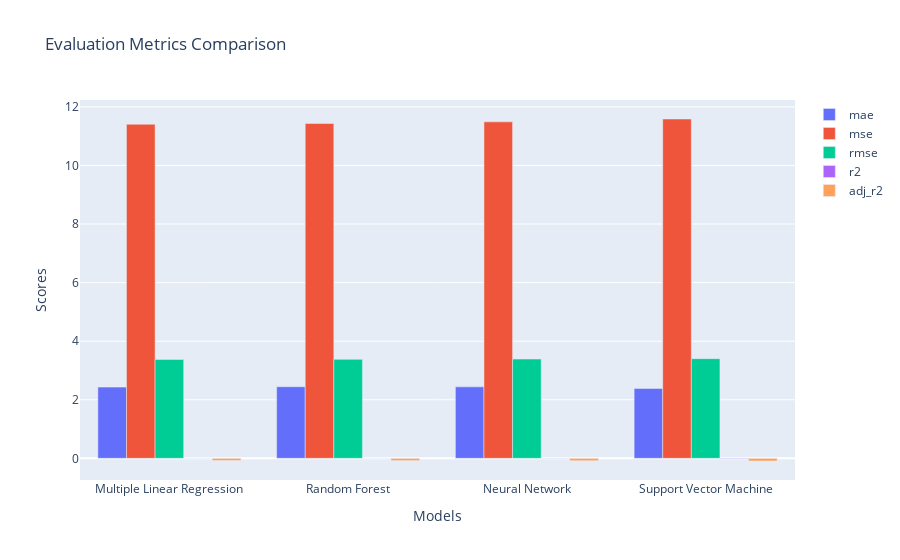

The notebook cell saved with this chart:
### Code cell
# Extracting model names and metric scores
model_names = [d['model'] for d in regression_stats_val]
metric_labels = list(regression_stats_val[0].keys())[1:]
metric_scores = {metric: [d[metric] for d in regression_stats_val] for metric in metric_labels}

# Plotting the bar chart
fig = go.Figure()

for metric in metric_labels:
    fig.add_trace(go.Bar(
        x=model_names,
        y=metric_scores[metric],
        name=metric
    ))

# Updating the layout
fig.update_layout(
    title='Evaluation Metrics Comparison',
    xaxis_title='Models',
    yaxis_title='Scores',
    barmode='group'
)

# Display the plot
fig.show()

### Figure 1 — Plotly figure (JSON) as saved in the notebook; plotly's stock layout.template omitted (floating-point values rounded to 4 significant figures)
{"data": [{"name": "mae", "type": "bar", "x": ["Multiple Linear Regression", "Random Forest", "Neural Network", "Support Vector Machine"], "y": [2.432, 2.444, 2.44, 2.384]}, {"name": "mse", "type": "bar", "x": ["Multiple Linear Regression", "Random Forest", "Neural Network", "Support Vector Machine"], "y": [11.41, 11.43, 11.49, 11.59]}, {"name": "rmse", "type": "bar", "x": ["Multiple Linear Regression", "Random Forest", "Neural Network", "Support Vector Machine"], "y": [3.377, 3.381, 3.39, 3.404]}, {"name": "r2", "type": "bar", "x": ["Multiple Linear Regression", "Random Forest", "Neural Network", "Support Vector Machine"], "y": [0.001819, -0.0002964, -0.005382, -0.01384]}, {"name": "adj_r2", "type": "bar", "x": ["Multiple Linear Regression", "Random Forest", "Neural Network", "Support Vector Machine"], "y": [-0.07364, -0.07591, -0.08138, -0.09049]}], "layout": {"barmode": "group", "title": {"text": "Evaluation Metrics Comparison"}, "xaxis": {"title": {"text": "Models"}}, "yaxis": {"title": {"text": "Scores"}}}}
